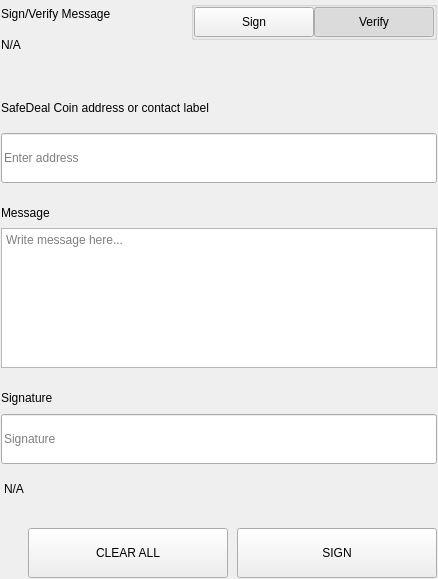
<?xml version="1.0" encoding="UTF-8"?>
<ui version="4.0">
 <class>SettingsSignMessageWidgets</class>
 <widget class="QWidget" name="SettingsSignMessageWidgets">
  <property name="geometry">
   <rect>
    <x>0</x>
    <y>0</y>
    <width>438</width>
    <height>579</height>
   </rect>
  </property>
  <property name="windowTitle">
   <string>Form</string>
  </property>
  <layout class="QVBoxLayout" name="verticalLayout">
   <property name="spacing">
    <number>0</number>
   </property>
   <property name="leftMargin">
    <number>0</number>
   </property>
   <property name="topMargin">
    <number>0</number>
   </property>
   <property name="rightMargin">
    <number>0</number>
   </property>
   <property name="bottomMargin">
    <number>0</number>
   </property>
   <item>
    <widget class="QWidget" name="left" native="true">
     <layout class="QVBoxLayout" name="verticalLayout_3">
      <property name="leftMargin">
       <number>0</number>
      </property>
      <property name="topMargin">
       <number>0</number>
      </property>
      <property name="rightMargin">
       <number>0</number>
      </property>
      <property name="bottomMargin">
       <number>0</number>
      </property>
      <item>
       <widget class="QWidget" name="container_sign" native="true">
        <layout class="QVBoxLayout" name="verticalLayout_2">
         <property name="spacing">
          <number>0</number>
         </property>
         <property name="leftMargin">
          <number>1</number>
         </property>
         <property name="topMargin">
          <number>1</number>
         </property>
         <property name="rightMargin">
          <number>1</number>
         </property>
         <property name="bottomMargin">
          <number>1</number>
         </property>
         <item>
          <layout class="QHBoxLayout" name="horizontalLayout_3" stretch="3,1">
           <property name="spacing">
            <number>40</number>
           </property>
           <item>
            <layout class="QVBoxLayout" name="verticalLayoutTitle">
             <property name="spacing">
              <number>5</number>
             </property>
             <item>
              <widget class="QLabel" name="labelTitle">
               <property name="text">
                <string>Sign/Verify Message</string>
               </property>
              </widget>
             </item>
             <item>
              <widget class="QLabel" name="labelSubtitle1">
               <property name="text">
                <string notr="true">N/A</string>
               </property>
               <property name="wordWrap">
                <bool>true</bool>
               </property>
              </widget>
             </item>
            </layout>
           </item>
           <item alignment="Qt::AlignRight|Qt::AlignTop">
            <widget class="QWidget" name="containerSwitch" native="true">
             <property name="styleSheet">
              <string notr="true">#containerSwitch{
	padding-top:9px;
}</string>
             </property>
             <layout class="QVBoxLayout" name="verticalLayout_6">
              <property name="spacing">
               <number>4</number>
              </property>
              <property name="leftMargin">
               <number>0</number>
              </property>
              <property name="topMargin">
               <number>0</number>
              </property>
              <property name="rightMargin">
               <number>0</number>
              </property>
              <property name="bottomMargin">
               <number>0</number>
              </property>
              <item alignment="Qt::AlignRight">
               <widget class="QGroupBox" name="groupBox">
                <property name="sizePolicy">
                 <sizepolicy hsizetype="Fixed" vsizetype="Preferred">
                  <horstretch>0</horstretch>
                  <verstretch>0</verstretch>
                 </sizepolicy>
                </property>
                <property name="title">
                 <string/>
                </property>
                <property name="alignment">
                 <set>Qt::AlignRight|Qt::AlignTop|Qt::AlignTrailing</set>
                </property>
                <layout class="QHBoxLayout" name="horizontalLayout_4">
                 <property name="spacing">
                  <number>0</number>
                 </property>
                 <property name="leftMargin">
                  <number>0</number>
                 </property>
                 <property name="topMargin">
                  <number>0</number>
                 </property>
                 <property name="rightMargin">
                  <number>0</number>
                 </property>
                 <property name="bottomMargin">
                  <number>0</number>
                 </property>
                 <item>
                  <widget class="QPushButton" name="pushSign">
                   <property name="minimumSize">
                    <size>
                     <width>120</width>
                     <height>30</height>
                    </size>
                   </property>
                   <property name="maximumSize">
                    <size>
                     <width>120</width>
                     <height>30</height>
                    </size>
                   </property>
                   <property name="focusPolicy">
                    <enum>Qt::NoFocus</enum>
                   </property>
                   <property name="text">
                    <string>Sign</string>
                   </property>
                   <property name="checkable">
                    <bool>true</bool>
                   </property>
                   <property name="autoExclusive">
                    <bool>true</bool>
                   </property>
                  </widget>
                 </item>
                 <item>
                  <widget class="QPushButton" name="pushVerify">
                   <property name="minimumSize">
                    <size>
                     <width>120</width>
                     <height>30</height>
                    </size>
                   </property>
                   <property name="maximumSize">
                    <size>
                     <width>120</width>
                     <height>30</height>
                    </size>
                   </property>
                   <property name="focusPolicy">
                    <enum>Qt::NoFocus</enum>
                   </property>
                   <property name="text">
                    <string>Verify</string>
                   </property>
                   <property name="checkable">
                    <bool>true</bool>
                   </property>
                   <property name="checked">
                    <bool>true</bool>
                   </property>
                   <property name="autoExclusive">
                    <bool>true</bool>
                   </property>
                  </widget>
                 </item>
                </layout>
               </widget>
              </item>
              <item alignment="Qt::AlignHCenter|Qt::AlignTop">
               <widget class="QLabel" name="labelSubtitleSwitch">
                <property name="text">
                 <string/>
                </property>
                <property name="alignment">
                 <set>Qt::AlignRight|Qt::AlignTrailing|Qt::AlignVCenter</set>
                </property>
               </widget>
              </item>
             </layout>
            </widget>
           </item>
          </layout>
         </item>
         <item>
          <spacer name="verticalSpacer_2">
           <property name="orientation">
            <enum>Qt::Vertical</enum>
           </property>
           <property name="sizeType">
            <enum>QSizePolicy::Fixed</enum>
           </property>
           <property name="sizeHint" stdset="0">
            <size>
             <width>20</width>
             <height>40</height>
            </size>
           </property>
          </spacer>
         </item>
         <item>
          <widget class="QWidget" name="containerAddress" native="true">
           <property name="sizePolicy">
            <sizepolicy hsizetype="Preferred" vsizetype="Fixed">
             <horstretch>0</horstretch>
             <verstretch>0</verstretch>
            </sizepolicy>
           </property>
           <layout class="QVBoxLayout" name="verticalLayout_5" stretch="0,0">
            <property name="spacing">
             <number>15</number>
            </property>
            <property name="leftMargin">
             <number>0</number>
            </property>
            <property name="topMargin">
             <number>0</number>
            </property>
            <property name="rightMargin">
             <number>0</number>
            </property>
            <property name="bottomMargin">
             <number>0</number>
            </property>
            <item>
             <widget class="QLabel" name="labelSubtitleAddress">
              <property name="minimumSize">
               <size>
                <width>0</width>
                <height>20</height>
               </size>
              </property>
              <property name="maximumSize">
               <size>
                <width>16777215</width>
                <height>20</height>
               </size>
              </property>
              <property name="text">
               <string>SafeDeal Coin address or contact label</string>
              </property>
             </widget>
            </item>
            <item>
             <widget class="QLineEdit" name="addressIn_SM">
              <property name="minimumSize">
               <size>
                <width>0</width>
                <height>50</height>
               </size>
              </property>
              <property name="maximumSize">
               <size>
                <width>16777215</width>
                <height>50</height>
               </size>
              </property>
              <property name="placeholderText">
               <string>Enter address</string>
              </property>
             </widget>
            </item>
           </layout>
          </widget>
         </item>
         <item>
          <spacer name="verticalSpacer_3">
           <property name="orientation">
            <enum>Qt::Vertical</enum>
           </property>
           <property name="sizeType">
            <enum>QSizePolicy::Fixed</enum>
           </property>
           <property name="sizeHint" stdset="0">
            <size>
             <width>20</width>
             <height>20</height>
            </size>
           </property>
          </spacer>
         </item>
         <item>
          <layout class="QVBoxLayout" name="verticalLayout_9">
           <property name="spacing">
            <number>5</number>
           </property>
           <item>
            <widget class="QLabel" name="labelSubtitleMessage">
             <property name="minimumSize">
              <size>
               <width>0</width>
               <height>20</height>
              </size>
             </property>
             <property name="maximumSize">
              <size>
               <width>16777215</width>
               <height>20</height>
              </size>
             </property>
             <property name="text">
              <string>Message</string>
             </property>
            </widget>
           </item>
           <item>
            <widget class="QPlainTextEdit" name="messageIn_SM">
             <property name="minimumSize">
              <size>
               <width>0</width>
               <height>140</height>
              </size>
             </property>
             <property name="maximumSize">
              <size>
               <width>16777215</width>
               <height>140</height>
              </size>
             </property>
             <property name="placeholderText">
              <string>Write message here...</string>
             </property>
            </widget>
           </item>
          </layout>
         </item>
         <item>
          <spacer name="verticalSpacer_4">
           <property name="orientation">
            <enum>Qt::Vertical</enum>
           </property>
           <property name="sizeType">
            <enum>QSizePolicy::Fixed</enum>
           </property>
           <property name="sizeHint" stdset="0">
            <size>
             <width>20</width>
             <height>20</height>
            </size>
           </property>
          </spacer>
         </item>
         <item>
          <widget class="QWidget" name="widget" native="true">
           <property name="minimumSize">
            <size>
             <width>0</width>
             <height>75</height>
            </size>
           </property>
           <property name="maximumSize">
            <size>
             <width>16777215</width>
             <height>16777215</height>
            </size>
           </property>
           <layout class="QVBoxLayout" name="verticalLayout_4">
            <property name="leftMargin">
             <number>0</number>
            </property>
            <property name="topMargin">
             <number>0</number>
            </property>
            <property name="rightMargin">
             <number>0</number>
            </property>
            <property name="bottomMargin">
             <number>0</number>
            </property>
            <item>
             <widget class="QLabel" name="labelSubtitleSignature">
              <property name="minimumSize">
               <size>
                <width>0</width>
                <height>20</height>
               </size>
              </property>
              <property name="maximumSize">
               <size>
                <width>16777215</width>
                <height>20</height>
               </size>
              </property>
              <property name="text">
               <string>Signature</string>
              </property>
             </widget>
            </item>
            <item>
             <widget class="QLineEdit" name="signatureOut_SM">
              <property name="minimumSize">
               <size>
                <width>0</width>
                <height>50</height>
               </size>
              </property>
              <property name="placeholderText">
               <string>Signature</string>
              </property>
             </widget>
            </item>
           </layout>
          </widget>
         </item>
         <item>
          <widget class="QLabel" name="statusLabel_SM">
           <property name="styleSheet">
            <string notr="true">padding-top:5px;</string>
           </property>
           <property name="text">
            <string notr="true">N/A</string>
           </property>
          </widget>
         </item>
         <item>
          <spacer name="verticalSpacer">
           <property name="orientation">
            <enum>Qt::Vertical</enum>
           </property>
           <property name="sizeType">
            <enum>QSizePolicy::Fixed</enum>
           </property>
           <property name="sizeHint" stdset="0">
            <size>
             <width>20</width>
             <height>20</height>
            </size>
           </property>
          </spacer>
         </item>
         <item>
          <layout class="QHBoxLayout" name="horizontalLayout_7">
           <property name="spacing">
            <number>9</number>
           </property>
           <item>
            <spacer name="horizontalSpacer_5">
             <property name="orientation">
              <enum>Qt::Horizontal</enum>
             </property>
             <property name="sizeType">
              <enum>QSizePolicy::Expanding</enum>
             </property>
             <property name="sizeHint" stdset="0">
              <size>
               <width>40</width>
               <height>20</height>
              </size>
             </property>
            </spacer>
           </item>
           <item>
            <widget class="QPushButton" name="pushButtonClear">
             <property name="minimumSize">
              <size>
               <width>200</width>
               <height>50</height>
              </size>
             </property>
             <property name="focusPolicy">
              <enum>Qt::NoFocus</enum>
             </property>
             <property name="text">
              <string>CLEAR ALL</string>
             </property>
            </widget>
           </item>
           <item>
            <widget class="QPushButton" name="pushButtonSave">
             <property name="minimumSize">
              <size>
               <width>200</width>
               <height>50</height>
              </size>
             </property>
             <property name="maximumSize">
              <size>
               <width>200</width>
               <height>50</height>
              </size>
             </property>
             <property name="focusPolicy">
              <enum>Qt::NoFocus</enum>
             </property>
             <property name="text">
              <string>SIGN</string>
             </property>
            </widget>
           </item>
          </layout>
         </item>
        </layout>
       </widget>
      </item>
     </layout>
    </widget>
   </item>
  </layout>
 </widget>
 <resources/>
 <connections/>
</ui>
